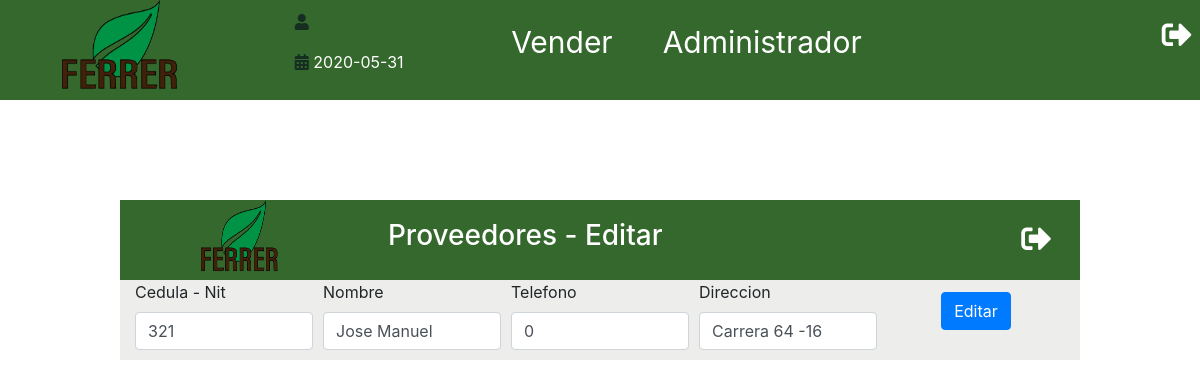
The app's page /updProveedor.php?id=321 (signed in) with its own data.
### tables this page shows
CREATE TABLE `proveedor` (
  `Cedula_Proveedor` bigint(200) UNSIGNED NOT NULL,
  `Nombre_proveedor` varchar(20) NOT NULL,
  `Telefono_proveedor` bigint(200) NOT NULL,
  `Ciudad_proveedor` varchar(20) NOT NULL,
  `creador` varchar(30) NOT NULL,
  `FechaCreacion` date NOT NULL
);

### includes/funciones/consultas.php (called while the page is built, shortened)
<?php
function obtenerProveedor($id){
    include 'bd_conexion.php';
    try{
        return $conn->query("SELECT Cedula_Proveedor, Nombre_proveedor, Telefono_proveedor, Ciudad_proveedor FROM proveedor WHERE cedula_Proveedor = $id");
    }catch(Exception $e){
        echo "error!!". $e->getMessage() ."<br>";
        return false;
    }
}
?>

### updProveedor.php (the view, shortened to what this page needs)
<?php
include_once 'includes/templates/header.php';
include_once 'includes/funciones/consultas.php';
$id = filter_var($_GET['id'], FILTER_VALIDATE_INT);
    $respuesta = obtenerProveedor($id);
    $proveedor = $respuesta->fetch_assoc();
?>
<div class="inventarioMORE UPDATE" id="EmpladoMORE">
              <div class="TengoEstilos">
                 <img src="./img/logo.png" alt="Logo">
                        <h3>Proveedores - Editar </h3>
                  <a href="Admin.php"> <i class="fas fa-sign-out-alt Singout" id="CerrarAnadir"></i></a>
              </div>
              <div class="container">
                    <form class="Anadir" id="Fproveedor" method="POST">
                       <div class="form-row">
                        <div class="col">
                          <label for="cedula">Cedula - Nit</label>
                          <input type="number" value="<?php echo ($proveedor['Cedula_Proveedor']) ?>" name="cedula" id="CedulaProveedor" class="form-control">
                        </div>
                        <div class="col">
                          <label for="nombre">Nombre</label>
                          <input type="text" value="<?php echo ($proveedor['Nombre_proveedor']); ?>" name="nombre" id="nombreProveedor" class="form-control">
                        </div>
                        <div class="col">
                          <label for="celular">Telefono</label>
                          <input type="number"  value="<?php echo ($proveedor['Telefono_proveedor']) ?>" name="celular" id="CelularProveedor" class="form-control" >
                        </div>
                        <div class="col">
                          <label for="direccion">Direccion</label>
                          <input type="text"  value="<?php echo ($proveedor['Ciudad_proveedor']) ?>" name="direccion" id="direccionProveedor" class="form-control" >
                        </div>
                        <div class="col Enviar">
                          <button type="submit"  class="btn btn-primary mb-2">Editar</button>
                        </div>
                      </div>
                    </form>
                  </div>
            </div>

### css/style.css (style rules this page uses)
* { margin:0; }
body { margin: 0; width: 100vw; font-family: 'Lato',Arial, Helvetica, sans-serif ; justify-content: center; }
.TengoEstilos { background: #35682d; width: 100%; height: auto; display: flex; justify-content: space-around; align-items: center; }
.TengoEstilos img { width: 120px; height: 100px; margin: 0 50px; }
.Singout { color: #fff; margin-left: 300px; font-size: 30px; }
form { display: flex; flex-direction: column; justify-content: center; align-items: center; }
label { display: block; margin-bottom: 10px; }
h3 { color: white; font-weight: 300; }
.inventarioMORE { background-color:rgb(237, 238, 235); width: 80vw; height: auto; display: none; position: absolute; flex-direction: column; justify-content: center; align-self: center; top: 25%; left: 10%; overflow: hidden; }
.inventarioMORE img { width: 80px; height: 80px; }
.Enviar { display: flex; justify-content: center; align-items: center; }
.Anadir { margin-bottom: 10px; }
.UPDATE { display: flex; }

### records on screen
proveedor: cedula "321", nombre "Jose Manuel", celular "0", direccion "Carrera 64 -16"
